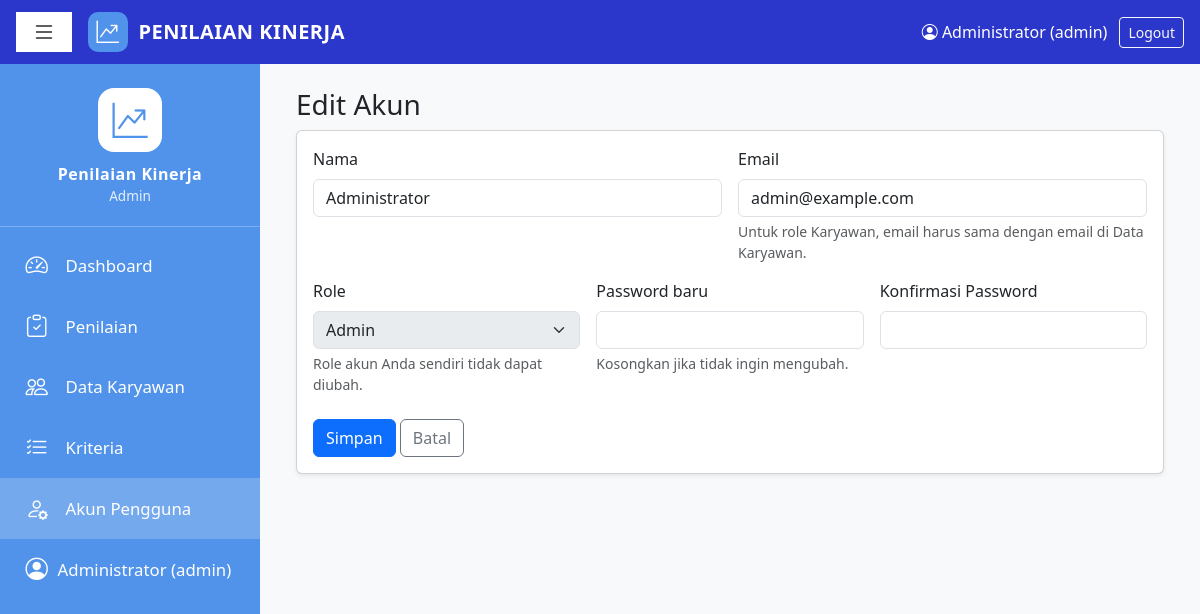
/users_form.php?id=1 (signed in), run on the app's committed database.
### tables this page shows
CREATE TABLE users (
  id INT AUTO_INCREMENT PRIMARY KEY,
  name VARCHAR(100) NOT NULL,
  email VARCHAR(100) NOT NULL UNIQUE,
  password VARCHAR(255) NOT NULL,
  role ENUM('admin','manager') NOT NULL DEFAULT 'manager',
  created_at TIMESTAMP DEFAULT CURRENT_TIMESTAMP
);

### config.php (called while the page is built, shortened)
<?php
function e($s): string { return htmlspecialchars((string)$s, ENT_QUOTES, 'UTF-8'); }

### users_form.php (the view, shortened to what this page needs)
<?php
require 'config.php';
$id = (int)($_GET['id'] ?? 0);
$data = ['name' => '', 'email' => '', 'role' => 'karyawan'];
if ($id) {
    $stmt = $pdo->prepare('SELECT id, name, email, role FROM users WHERE id = ?');
    $stmt->execute([$id]);
    $data = $stmt->fetch();
}
$isSelf = $id && $id === (int)$_SESSION['user']['id'];
$title = $id ? 'Edit Akun' : 'Tambah Akun';
require 'header.php';
?>
<h3><?= e($title) ?></h3>
<form method="POST" class="card shadow-sm card-body" autocomplete="off">
    <div class="row g-3">
        <div class="col-md-6"><label class="form-label">Nama</label>
            <input type="text" name="name" class="form-control" value="<?= e($data['name']) ?>" required></div>
        <div class="col-md-6"><label class="form-label">Email</label>
            <input type="email" name="email" class="form-control" value="<?= e($data['email']) ?>" required>
            <div class="form-text">Untuk role Karyawan, email harus sama dengan email di Data Karyawan.</div></div>
        <div class="col-md-4"><label class="form-label">Role</label>
            <select name="role" class="form-select" <?= $isSelf ? 'disabled' : '' ?>>
                <?php foreach (ROLES as $val => $label): ?>
                    <option value="<?= $val ?>" <?= $data['role'] === $val ? 'selected' : '' ?>><?= $label ?></option>
                <?php endforeach; ?>
            </select>
            <?php if ($isSelf): ?><div class="form-text">Role akun Anda sendiri tidak dapat diubah.</div><?php endif; ?></div>
        <div class="col-md-4"><label class="form-label">Password<?= $id ? ' baru' : '' ?></label>
            <input type="password" name="password" class="form-control" minlength="8" autocomplete="new-password" <?= $id ? '' : 'required' ?>>
            <?php if ($id): ?><div class="form-text">Kosongkan jika tidak ingin mengubah.</div><?php endif; ?></div>
        <div class="col-md-4"><label class="form-label">Konfirmasi Password</label>
            <input type="password" name="password2" class="form-control" minlength="8" autocomplete="new-password" <?= $id ? '' : 'required' ?>></div>
    </div>
    <div class="mt-4">
        <button class="btn btn-primary">Simpan</button>
        <a href="users.php" class="btn btn-outline-secondary">Batal</a>
    </div>
</form>
<?php require 'footer.php'; ?>

### header.php (style rules this page uses)
:root { --top-h: 64px; --side-w: 260px; --c-top: #2b36cb; --c-side: #5193ea; }

### data on the page
users: name "Administrator", email "admin@example.com", role "Admin"

### other printed values
$_SESSION['user']['name'] "Administrator"
$_SESSION['user']['role'] "admin"
$_SESSION['user']['role'] "Admin"
$title "Edit Akun"
